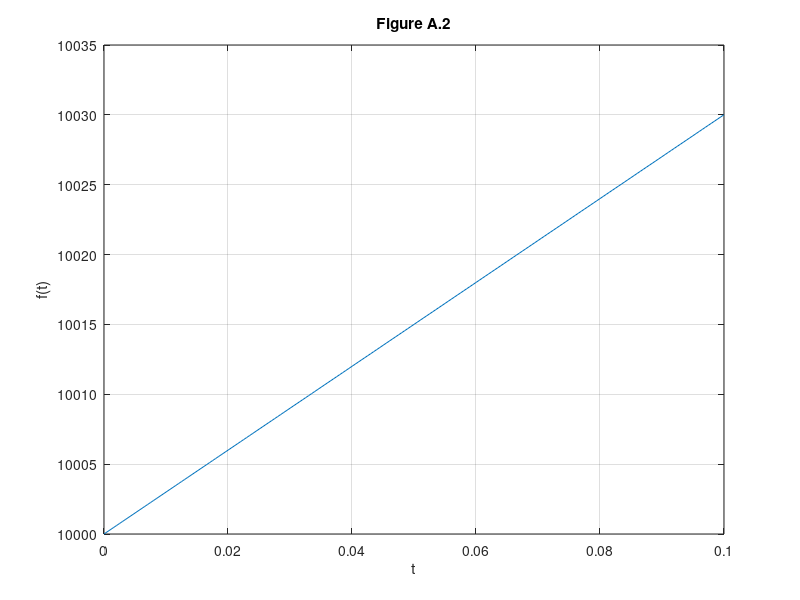

Source code (MATLAB):
% Problem A.1 

% CH2MP1.m : Chapter 2, MATLAB Program 1 
% Script M-file determines characteristic roots of op-amp circuit.
% Set component values: 
R = [1e4, 1e4, 1e4]; 
C = [1e-6, 1e-6]; 
% Determine coefficients for characteristic equation: 
A = [1, (1/R(1)+1/R(2)+1/R(3))/C(2), 1/(R(1)*R(2)*C(1)*C(2))]; 
% Determine characteristic roots: 
lambda = roots(A)
eq1 = poly(lambda)



%Problem A.2

t = (0:0.0005:0.1);
figure('Name','Figure A2','NumberTitle','off');
x = polyval(eq1,t);
plot(t,polyval(eq1,t));
title('Figure A.2');
xlabel('t');
ylabel('f(t)');
grid;

%Problem A3

% see CH2MP2.m


